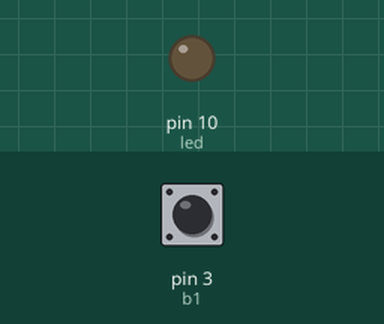
Recording of a sketch running on a simulated Arduino Uno, built with avr-gcc and run on an emulated ATmega328P. On the bench: output pins drawn as LEDs (lit = HIGH). The test bench sets the inputs (shaded band); at power-on: pin 3 (b1) HIGH.

Above: at 1.2 s.
1.3 s: pin 3 (b1) pulled LOW for 0.15 s
At 3.6 s:
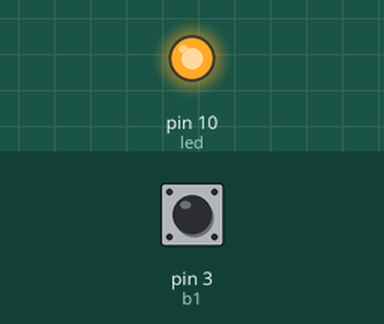
4.3 s: pin 3 (b1) pulled LOW for 1 s
At 4.37 s:
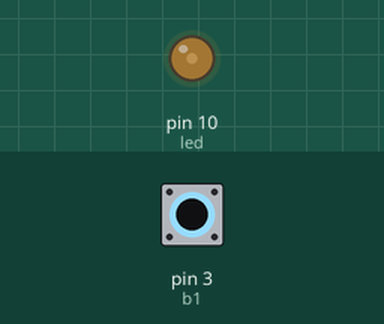
Timing chart, 0 to 7.3 s (numbered marks = the images above; inputs shaded):
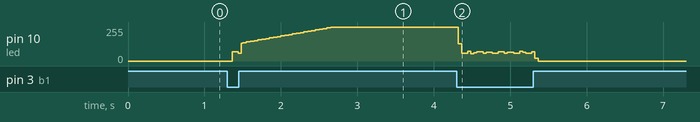

The sketch:

AlykasHimmennin.ino
```cpp
const int b1 = 3; // napin pinni
const int led = 10; // ledin pinni
int kirkkaus = 0; // ledin kirkkaus
int himmennys = 5; // paljonko himmennetään
int himmennysKesto = 50; // himmentimen ajastin aika
unsigned long viimeinenDebounceAika = 0; // viimeinen kerta kun nappia painettiin
unsigned long debounceKesto = 5; //debounce ajastin
bool ledPaalla = false;


void setup() {
  pinMode(b1, INPUT_PULLUP);
  pinMode(led, OUTPUT);
}

void loop() {
  //tarkistaa onko nappia painettu
  int buttonState = digitalRead(b1);
  if (buttonState == LOW) {

    if (millis() - viimeinenDebounceAika > debounceKesto) {
      // jos ledi on pois päältä, laitetaan se 50% kirkkauteen
      if (!ledPaalla) {
        kirkkaus = 128;
        ledPaalla = true;
      }
      //jos ledi on päällä, sammuta se
      else {
        kirkkaus = 0;
        ledPaalla = false;
      }
      //päivitetään ledin kirkkaus
      analogWrite(led, kirkkaus);
      viimeinenDebounceAika = millis();
    }
  }
  else {
    //jos ledi on päällä, himmennä
    if (ledPaalla) {
      kirkkaus = kirkkaus + himmennys;
      kirkkaus = constrain(kirkkaus, 0, 255);
      analogWrite(led, kirkkaus);
      delay(himmennysKesto);


    }
    //
    else if (kirkkaus > 0) {
      kirkkaus = kirkkaus - himmennys;
      kirkkaus = constrain(kirkkaus, 0, 255);
      analogWrite(led, kirkkaus);
      delay(himmennysKesto);
      // jos kirkkaus on 0 niin sammuta ledi
      if (kirkkaus == 0) {
        ledPaalla = false;
      }
    }
  }
}
```
